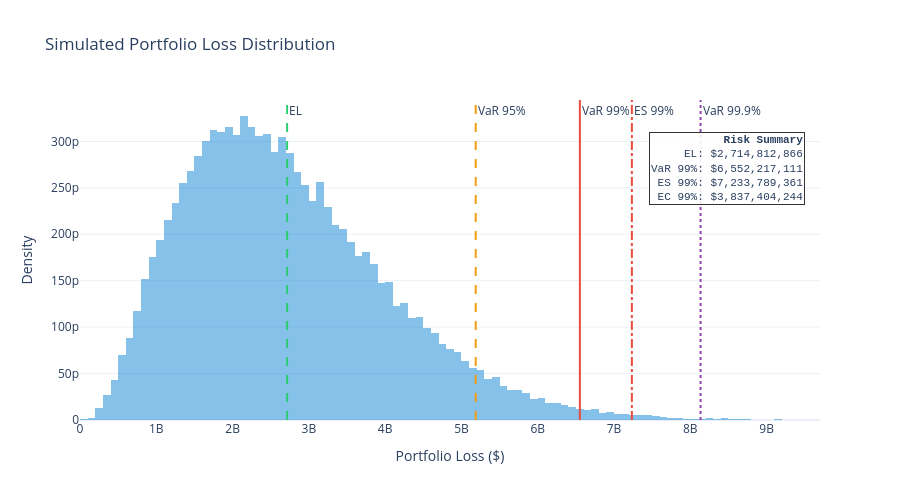

The notebook cell this image was saved under:
### Code cell
# Risk metrics
var_95 = np.percentile(losses, 95)
var_99 = np.percentile(losses, 99)
var_999 = np.percentile(losses, 99.9)

cvar_95 = losses[losses >= var_95].mean()
cvar_99 = losses[losses >= var_99].mean()
cvar_999 = losses[losses >= var_999].mean()

el = losses.mean()

print("Portfolio Risk Measures")
print(f"  Expected Loss (EL):    ${el:>12,.0f}")
print(f"  VaR 95%:               ${var_95:>12,.0f}")
print(f"  VaR 99%:               ${var_99:>12,.0f}")
print(f"  VaR 99.9%:             ${var_999:>12,.0f}")
print(f"  CVaR/ES 95%:           ${cvar_95:>12,.0f}")
print(f"  CVaR/ES 99%:           ${cvar_99:>12,.0f}")
print(f"  CVaR/ES 99.9%:         ${cvar_999:>12,.0f}")
print(f"  Economic Capital 99%:  ${var_99 - el:>12,.0f}  (VaR99 − EL)")
print(f"  Economic Capital 99.9%: ${var_999 - el:>12,.0f}  (VaR99.9 − EL)")

fig = go.Figure()

fig.add_trace(go.Histogram(
    x=losses, nbinsx=150, name='Loss Distribution',
    marker_color='rgba(52, 152, 219, 0.6)',
    histnorm='probability density'
))

lines = [
    (el,       'EL',        '#2ecc71', 'dash',   'top'),
    (var_95,   'VaR 95%',   '#f39c12', 'dash',   'bottom'),
    (var_99,   'VaR 99%',   '#e74c3c', 'solid',  'top'),
    (var_999,  'VaR 99.9%', '#8e44ad', 'dot',    'bottom'),
    (cvar_99,  'ES 99%',    '#e74c3c', 'dashdot','top'),
]

for val, name, color, dash, pos in lines:
    fig.add_vline(x=val, line_dash=dash, line_color=color,
                  annotation_text=name, annotation_position=f"top right")

fig.update_layout(
    title="Simulated Portfolio Loss Distribution",
    xaxis_title="Portfolio Loss ($)",
    yaxis_title="Density",
    template="plotly_white", height=500,
    showlegend=False
)

fig.add_annotation(
    x=0.98, y=0.90, xref="paper", yref="paper",
    text=f"<b>Risk Summary</b><br>EL: ${el:,.0f}<br>VaR 99%: ${var_99:,.0f}<br>ES 99%: ${cvar_99:,.0f}<br>EC 99%: ${var_99 - el:,.0f}",
    showarrow=False,
    font=dict(size=11, family="Courier New"),
    bgcolor="rgba(255,255,255,0.9)",
    bordercolor="#333",
    borderwidth=1,
    align="right"
)

fig.show()

### Figure 1 — Plotly figure (JSON) as saved in the notebook; plotly's stock layout.template omitted (floating-point values rounded to 4 significant figures; data arrays with more than 128 entries replaced by an {"elided": "..."} marker saying what was removed)
{"data": [{"histnorm": "probability density", "marker": {"color": "rgba(52, 152, 219, 0.6)"}, "name": "Loss Distribution", "nbinsx": 150, "type": "histogram", "x": {"elided": "50000 float values"}}], "layout": {"annotations": [{"showarrow": false, "text": "EL", "x": 2715000000.0, "xanchor": "left", "xref": "x", "y": 1, "yanchor": "top", "yref": "y domain"}, {"showarrow": false, "text": "VaR 95%", "x": 5187000000.0, "xanchor": "left", "xref": "x", "y": 1, "yanchor": "top", "yref": "y domain"}, {"showarrow": false, "text": "VaR 99%", "x": 6552000000.0, "xanchor": "left", "xref": "x", "y": 1, "yanchor": "top", "yref": "y domain"}, {"showarrow": false, "text": "VaR 99.9%", "x": 8135000000.0, "xanchor": "left", "xref": "x", "y": 1, "yanchor": "top", "yref": "y domain"}, {"showarrow": false, "text": "ES 99%", "x": 7234000000.0, "xanchor": "left", "xref": "x", "y": 1, "yanchor": "top", "yref": "y domain"}, {"align": "right", "bgcolor": "rgba(255,255,255,0.9)", "bordercolor": "#333", "borderwidth": 1, "font": {"family": "Courier New", "size": 11}, "showarrow": false, "text": "<b>Risk Summary</b><br>EL: $2,714,812,866<br>VaR 99%: $6,552,217,111<br>ES 99%: $7,233,789,361<br>EC 99%: $3,837,404,244", "x": 0.98, "xref": "paper", "y": 0.9, "yref": "paper"}], "height": 500, "shapes": [{"line": {"color": "#2ecc71", "dash": "dash"}, "type": "line", "x0": 2715000000.0, "x1": 2715000000.0, "xref": "x", "y0": 0, "y1": 1, "yref": "y domain"}, {"line": {"color": "#f39c12", "dash": "dash"}, "type": "line", "x0": 5187000000.0, "x1": 5187000000.0, "xref": "x", "y0": 0, "y1": 1, "yref": "y domain"}, {"line": {"color": "#e74c3c", "dash": "solid"}, "type": "line", "x0": 6552000000.0, "x1": 6552000000.0, "xref": "x", "y0": 0, "y1": 1, "yref": "y domain"}, {"line": {"color": "#8e44ad", "dash": "dot"}, "type": "line", "x0": 8135000000.0, "x1": 8135000000.0, "xref": "x", "y0": 0, "y1": 1, "yref": "y domain"}, {"line": {"color": "#e74c3c", "dash": "dashdot"}, "type": "line", "x0": 7234000000.0, "x1": 7234000000.0, "xref": "x", "y0": 0, "y1": 1, "yref": "y domain"}], "showlegend": false, "title": {"text": "Simulated Portfolio Loss Distribution"}, "xaxis": {"title": {"text": "Portfolio Loss ($)"}}, "yaxis": {"title": {"text": "Density"}}}}
